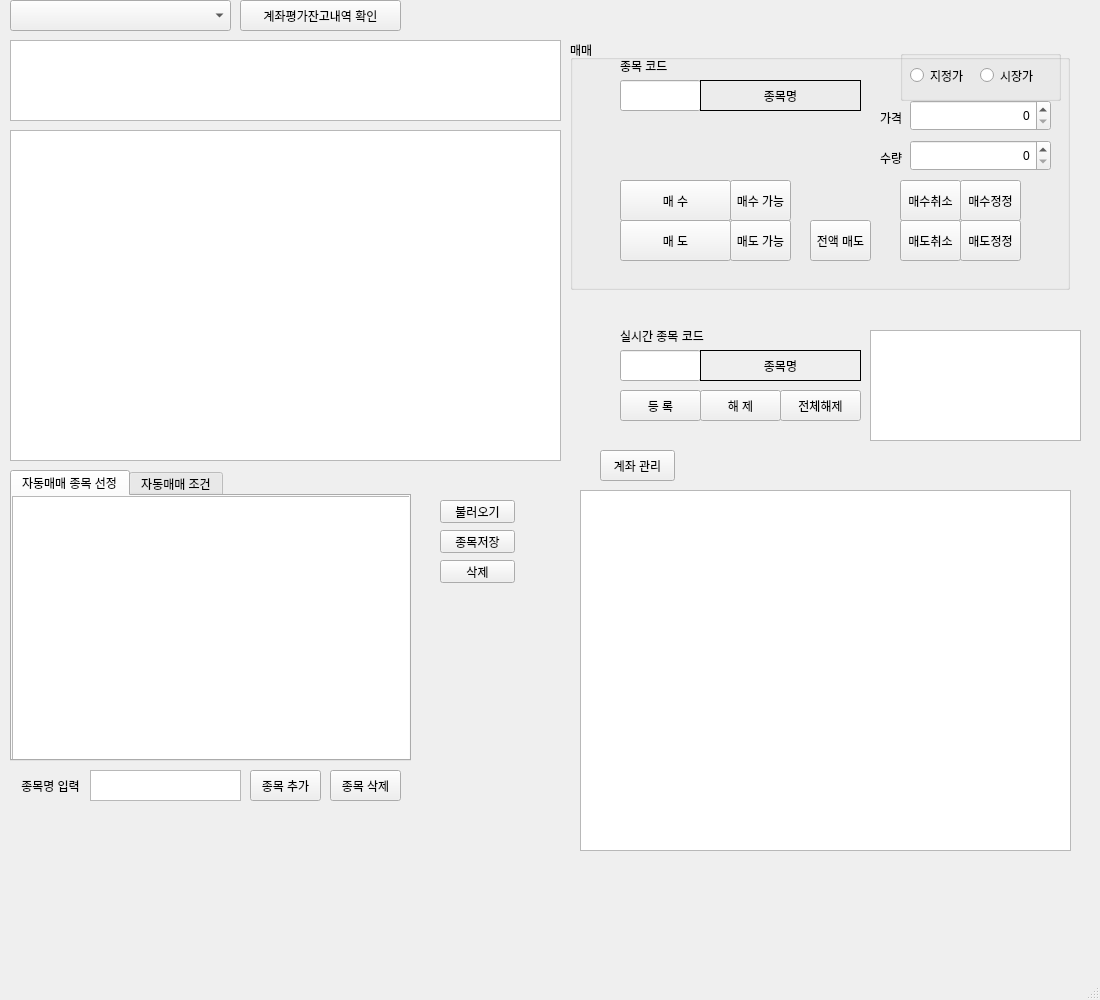
<?xml version="1.0" encoding="UTF-8"?>
<ui version="4.0">
 <class>MainWindow</class>
 <widget class="QMainWindow" name="MainWindow">
  <property name="geometry">
   <rect>
    <x>0</x>
    <y>0</y>
    <width>1100</width>
    <height>1000</height>
   </rect>
  </property>
  <property name="windowTitle">
   <string>MainWindow</string>
  </property>
  <widget class="QWidget" name="centralwidget">
   <widget class="QPushButton" name="call_account">
    <property name="geometry">
     <rect>
      <x>240</x>
      <y>0</y>
      <width>161</width>
      <height>31</height>
     </rect>
    </property>
    <property name="text">
     <string>계좌평가잔고내역 확인</string>
    </property>
   </widget>
   <widget class="QComboBox" name="accComboBox">
    <property name="geometry">
     <rect>
      <x>10</x>
      <y>0</y>
      <width>221</width>
      <height>31</height>
     </rect>
    </property>
   </widget>
   <widget class="QTableWidget" name="Danger_wd">
    <property name="geometry">
     <rect>
      <x>580</x>
      <y>490</y>
      <width>491</width>
      <height>361</height>
     </rect>
    </property>
   </widget>
   <widget class="QTabWidget" name="tabs">
    <property name="geometry">
     <rect>
      <x>10</x>
      <y>470</y>
      <width>401</width>
      <height>291</height>
     </rect>
    </property>
    <property name="currentIndex">
     <number>0</number>
    </property>
    <widget class="QWidget" name="tab_1">
     <attribute name="title">
      <string>자동매매 종목 선정</string>
     </attribute>
     <widget class="QTableView" name="table_view1">
      <property name="geometry">
       <rect>
        <x>0</x>
        <y>0</y>
        <width>401</width>
        <height>271</height>
       </rect>
      </property>
     </widget>
    </widget>
    <widget class="QWidget" name="tab_2">
     <attribute name="title">
      <string>자동매매 조건</string>
     </attribute>
    </widget>
   </widget>
   <widget class="QLabel" name="label">
    <property name="geometry">
     <rect>
      <x>10</x>
      <y>770</y>
      <width>81</width>
      <height>31</height>
     </rect>
    </property>
    <property name="text">
     <string>종목명 입력</string>
    </property>
    <property name="alignment">
     <set>Qt::AlignCenter</set>
    </property>
   </widget>
   <widget class="QTextEdit" name="searchitem_te">
    <property name="geometry">
     <rect>
      <x>90</x>
      <y>770</y>
      <width>151</width>
      <height>31</height>
     </rect>
    </property>
   </widget>
   <widget class="QPushButton" name="additem_btn">
    <property name="geometry">
     <rect>
      <x>250</x>
      <y>770</y>
      <width>71</width>
      <height>31</height>
     </rect>
    </property>
    <property name="text">
     <string>종목 추가</string>
    </property>
   </widget>
   <widget class="QPushButton" name="delitem_btn">
    <property name="geometry">
     <rect>
      <x>330</x>
      <y>770</y>
      <width>71</width>
      <height>31</height>
     </rect>
    </property>
    <property name="text">
     <string>종목 삭제</string>
    </property>
   </widget>
   <widget class="QPushButton" name="Load_Stock">
    <property name="geometry">
     <rect>
      <x>440</x>
      <y>500</y>
      <width>75</width>
      <height>23</height>
     </rect>
    </property>
    <property name="text">
     <string>불러오기</string>
    </property>
   </widget>
   <widget class="QPushButton" name="Save_Stock">
    <property name="geometry">
     <rect>
      <x>440</x>
      <y>530</y>
      <width>75</width>
      <height>23</height>
     </rect>
    </property>
    <property name="text">
     <string>종목저장</string>
    </property>
   </widget>
   <widget class="QPushButton" name="Del_Stock">
    <property name="geometry">
     <rect>
      <x>440</x>
      <y>560</y>
      <width>75</width>
      <height>23</height>
     </rect>
    </property>
    <property name="text">
     <string>삭제</string>
    </property>
   </widget>
   <widget class="QTableView" name="tableView1">
    <property name="geometry">
     <rect>
      <x>10</x>
      <y>130</y>
      <width>551</width>
      <height>331</height>
     </rect>
    </property>
   </widget>
   <widget class="QTableView" name="tableView0">
    <property name="geometry">
     <rect>
      <x>10</x>
      <y>40</y>
      <width>551</width>
      <height>81</height>
     </rect>
    </property>
   </widget>
   <widget class="QGroupBox" name="trading_gb">
    <property name="geometry">
     <rect>
      <x>570</x>
      <y>40</y>
      <width>500</width>
      <height>250</height>
     </rect>
    </property>
    <property name="title">
     <string>매매</string>
    </property>
    <property name="flat">
     <bool>false</bool>
    </property>
    <widget class="QPushButton" name="sell_btn">
     <property name="geometry">
      <rect>
       <x>50</x>
       <y>180</y>
       <width>111</width>
       <height>41</height>
      </rect>
     </property>
     <property name="text">
      <string>매 도</string>
     </property>
    </widget>
    <widget class="QPushButton" name="sell_all_btn">
     <property name="geometry">
      <rect>
       <x>240</x>
       <y>180</y>
       <width>61</width>
       <height>41</height>
      </rect>
     </property>
     <property name="text">
      <string>전액 매도</string>
     </property>
    </widget>
    <widget class="QLineEdit" name="input_code_le">
     <property name="geometry">
      <rect>
       <x>50</x>
       <y>40</y>
       <width>81</width>
       <height>31</height>
      </rect>
     </property>
    </widget>
    <widget class="QGroupBox" name="groupBox">
     <property name="geometry">
      <rect>
       <x>330</x>
       <y>10</y>
       <width>161</width>
       <height>51</height>
      </rect>
     </property>
     <property name="title">
      <string/>
     </property>
     <property name="alignment">
      <set>Qt::AlignCenter</set>
     </property>
     <widget class="QRadioButton" name="limit_order_rb">
      <property name="geometry">
       <rect>
        <x>10</x>
        <y>10</y>
        <width>71</width>
        <height>31</height>
       </rect>
      </property>
      <property name="text">
       <string>지정가</string>
      </property>
     </widget>
     <widget class="QRadioButton" name="market_order_rb">
      <property name="geometry">
       <rect>
        <x>80</x>
        <y>10</y>
        <width>71</width>
        <height>31</height>
       </rect>
      </property>
      <property name="text">
       <string>시장가</string>
      </property>
     </widget>
    </widget>
    <widget class="QPushButton" name="chg_buy_btn">
     <property name="geometry">
      <rect>
       <x>390</x>
       <y>140</y>
       <width>61</width>
       <height>41</height>
      </rect>
     </property>
     <property name="text">
      <string>매수정정</string>
     </property>
    </widget>
    <widget class="QPushButton" name="buy_btn">
     <property name="geometry">
      <rect>
       <x>50</x>
       <y>140</y>
       <width>111</width>
       <height>41</height>
      </rect>
     </property>
     <property name="text">
      <string>매 수</string>
     </property>
    </widget>
    <widget class="QLabel" name="label_3">
     <property name="geometry">
      <rect>
       <x>310</x>
       <y>110</y>
       <width>31</width>
       <height>16</height>
      </rect>
     </property>
     <property name="text">
      <string>수량</string>
     </property>
    </widget>
    <widget class="QLabel" name="code_name_label">
     <property name="geometry">
      <rect>
       <x>130</x>
       <y>40</y>
       <width>161</width>
       <height>31</height>
      </rect>
     </property>
     <property name="frameShape">
      <enum>QFrame::Box</enum>
     </property>
     <property name="text">
      <string>종목명</string>
     </property>
     <property name="scaledContents">
      <bool>true</bool>
     </property>
     <property name="alignment">
      <set>Qt::AlignCenter</set>
     </property>
     <property name="wordWrap">
      <bool>true</bool>
     </property>
    </widget>
    <widget class="QPushButton" name="cancel_sell_btn">
     <property name="geometry">
      <rect>
       <x>330</x>
       <y>180</y>
       <width>61</width>
       <height>41</height>
      </rect>
     </property>
     <property name="text">
      <string>매도취소</string>
     </property>
    </widget>
    <widget class="QPushButton" name="chg_sell_btn">
     <property name="geometry">
      <rect>
       <x>390</x>
       <y>180</y>
       <width>61</width>
       <height>41</height>
      </rect>
     </property>
     <property name="text">
      <string>매도정정</string>
     </property>
    </widget>
    <widget class="QPushButton" name="sell_cap_btn">
     <property name="geometry">
      <rect>
       <x>160</x>
       <y>180</y>
       <width>61</width>
       <height>41</height>
      </rect>
     </property>
     <property name="text">
      <string>매도 가능</string>
     </property>
    </widget>
    <widget class="QPushButton" name="cancel_buy_btn">
     <property name="geometry">
      <rect>
       <x>330</x>
       <y>140</y>
       <width>61</width>
       <height>41</height>
      </rect>
     </property>
     <property name="text">
      <string>매수취소</string>
     </property>
    </widget>
    <widget class="QPushButton" name="buy_cap_btn">
     <property name="geometry">
      <rect>
       <x>160</x>
       <y>140</y>
       <width>61</width>
       <height>41</height>
      </rect>
     </property>
     <property name="text">
      <string>매수 가능</string>
     </property>
    </widget>
    <widget class="QLabel" name="label_2">
     <property name="geometry">
      <rect>
       <x>50</x>
       <y>10</y>
       <width>61</width>
       <height>31</height>
      </rect>
     </property>
     <property name="text">
      <string>종목 코드</string>
     </property>
     <property name="wordWrap">
      <bool>true</bool>
     </property>
    </widget>
    <widget class="QSpinBox" name="input_qty_spinbox">
     <property name="geometry">
      <rect>
       <x>340</x>
       <y>100</y>
       <width>141</width>
       <height>31</height>
      </rect>
     </property>
     <property name="alignment">
      <set>Qt::AlignRight|Qt::AlignTrailing|Qt::AlignVCenter</set>
     </property>
    </widget>
    <widget class="QLabel" name="label_4">
     <property name="geometry">
      <rect>
       <x>310</x>
       <y>70</y>
       <width>31</width>
       <height>16</height>
      </rect>
     </property>
     <property name="text">
      <string>가격</string>
     </property>
    </widget>
    <widget class="QSpinBox" name="input_price_spinbox">
     <property name="geometry">
      <rect>
       <x>340</x>
       <y>60</y>
       <width>141</width>
       <height>31</height>
      </rect>
     </property>
     <property name="alignment">
      <set>Qt::AlignRight|Qt::AlignTrailing|Qt::AlignVCenter</set>
     </property>
    </widget>
   </widget>
   <widget class="QPushButton" name="acc_manage">
    <property name="geometry">
     <rect>
      <x>600</x>
      <y>450</y>
      <width>75</width>
      <height>31</height>
     </rect>
    </property>
    <property name="text">
     <string>계좌 관리</string>
    </property>
   </widget>
   <widget class="QLineEdit" name="input_real_code_le">
    <property name="geometry">
     <rect>
      <x>620</x>
      <y>350</y>
      <width>81</width>
      <height>31</height>
     </rect>
    </property>
   </widget>
   <widget class="QLabel" name="real_code_name_label">
    <property name="geometry">
     <rect>
      <x>700</x>
      <y>350</y>
      <width>161</width>
      <height>31</height>
     </rect>
    </property>
    <property name="frameShape">
     <enum>QFrame::Box</enum>
    </property>
    <property name="text">
     <string>종목명</string>
    </property>
    <property name="scaledContents">
     <bool>true</bool>
    </property>
    <property name="alignment">
     <set>Qt::AlignCenter</set>
    </property>
    <property name="wordWrap">
     <bool>true</bool>
    </property>
   </widget>
   <widget class="QLabel" name="label_5">
    <property name="geometry">
     <rect>
      <x>620</x>
      <y>320</y>
      <width>101</width>
      <height>31</height>
     </rect>
    </property>
    <property name="text">
     <string>실시간 종목 코드</string>
    </property>
    <property name="wordWrap">
     <bool>true</bool>
    </property>
   </widget>
   <widget class="QPushButton" name="register_btn">
    <property name="geometry">
     <rect>
      <x>620</x>
      <y>390</y>
      <width>81</width>
      <height>31</height>
     </rect>
    </property>
    <property name="text">
     <string>등 록</string>
    </property>
   </widget>
   <widget class="QPushButton" name="deregister_btn">
    <property name="geometry">
     <rect>
      <x>700</x>
      <y>390</y>
      <width>81</width>
      <height>31</height>
     </rect>
    </property>
    <property name="text">
     <string>해 제</string>
    </property>
   </widget>
   <widget class="QPushButton" name="deregister_all_btn">
    <property name="geometry">
     <rect>
      <x>780</x>
      <y>390</y>
      <width>81</width>
      <height>31</height>
     </rect>
    </property>
    <property name="text">
     <string>전체해제</string>
    </property>
   </widget>
   <widget class="QListView" name="real_code_list_view">
    <property name="geometry">
     <rect>
      <x>870</x>
      <y>330</y>
      <width>211</width>
      <height>111</height>
     </rect>
    </property>
   </widget>
  </widget>
  <widget class="QMenuBar" name="menubar">
   <property name="geometry">
    <rect>
     <x>0</x>
     <y>0</y>
     <width>1100</width>
     <height>21</height>
    </rect>
   </property>
  </widget>
  <widget class="QStatusBar" name="statusbar"/>
 </widget>
 <resources/>
 <connections/>
</ui>
